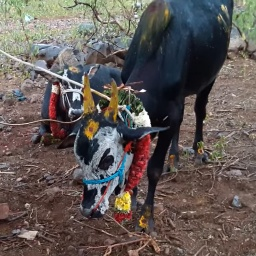
#> input picture Cattle_Resized/Alambadi Cow/14.jpg, 256 x 256 px; its folder holds only this picture in this run
$ jupyter execute --allow-errors 00_data_audit.ipynb   (shell and % lines are left out)
#> lines starting #> are read from the running program, lines starting #| are printed output that depends on the picture
### ml/src/utils/io.py
"""
I/O utilities for loading configs, saving JSONs, and managing paths.
"""

import json
from pathlib import Path
from typing import Any

import yaml


# [51 lines left out: functions load_yaml, merge_configs, load_config, save_json, load_json, not called in this run]


def ensure_dirs(*paths: str | Path) -> None:
    """Create directories if they don't exist."""
    for p in paths:
        Path(p).mkdir(parents=True, exist_ok=True)

### ml/src/data/prepare_dataset.py
"""
Dataset preparation pipeline.
- Validates images (opens each, removes corrupt)
- Performs stratified train/val/test split (70/15/15)
- Generates manifest CSVs and class balance report
"""

import os
import sys
import json
import argparse
from pathlib import Path
from collections import Counter

import pandas as pd
from PIL import Image
from sklearn.model_selection import train_test_split

# Add project root to path
PROJECT_ROOT = Path(__file__).resolve().parents[3]
sys.path.insert(0, str(PROJECT_ROOT))


def validate_images(data_dir: Path, verbose: bool = True) -> tuple[list[dict], list[dict]]:
    """
    Walk through all class folders and validate each image.
    Returns (valid_records, corrupt_records).
    """
    valid_records = []
    corrupt_records = []

    class_dirs = sorted([d for d in data_dir.iterdir() if d.is_dir()])

    for class_dir in class_dirs:
        class_name = class_dir.name
        image_files = sorted([
            f for f in class_dir.iterdir()
            if f.suffix.lower() in {'.jpg', '.jpeg', '.png', '.webp', '.bmp', '.tiff'}
        ])

        for img_path in image_files:
            try:
                with Image.open(img_path) as img:
                    img.verify()
                # Re-open to get actual size (verify closes the file)
                with Image.open(img_path) as img:
                    width, height = img.size
                    mode = img.mode

                valid_records.append({
                    'image_path': str(img_path.relative_to(data_dir)),
                    'class_name': class_name,
                    'width': width,
                    'height': height,
                    'mode': mode,
                    'file_size_kb': round(img_path.stat().st_size / 1024, 1),
                })
            except Exception as e:
                corrupt_records.append({
                    'image_path': str(img_path.relative_to(data_dir)),
                    'class_name': class_name,
                    'error': str(e),
                })
                if verbose:
                    print(f"  [CORRUPT] {img_path}: {e}")

    if verbose:
        print(f"\nValidation complete: {len(valid_records)} valid, {len(corrupt_records)} corrupt")

    return valid_records, corrupt_records


def stratified_split(
    records: list[dict],
    train_ratio: float = 0.70,
    val_ratio: float = 0.15,
    test_ratio: float = 0.15,
    random_seed: int = 42,
) -> tuple[list[dict], list[dict], list[dict]]:
    """
    Perform stratified split into train/val/test sets.
    """
    assert abs(train_ratio + val_ratio + test_ratio - 1.0) < 1e-6, \
        "Ratios must sum to 1.0"

    df = pd.DataFrame(records)
    labels = df['class_name'].values

    # First split: train vs (val+test)
    train_idx, temp_idx = train_test_split(
        range(len(df)),
        test_size=(val_ratio + test_ratio),
        stratify=labels,
        random_state=random_seed,
    )

    # Second split: val vs test
    temp_labels = labels[temp_idx]
    relative_test_ratio = test_ratio / (val_ratio + test_ratio)
    val_idx, test_idx = train_test_split(
        temp_idx,
        test_size=relative_test_ratio,
        stratify=temp_labels,
        random_state=random_seed,
    )

    train_records = [records[i] for i in train_idx]
    val_records = [records[i] for i in val_idx]
    test_records = [records[i] for i in test_idx]

    return train_records, val_records, test_records


# [130 lines left out: functions generate_class_balance_report, save_manifest, main, not called in this run]


# [2 lines that do not run on import are left out]

### ml/src/data/breed_metadata.py
"""
Breed metadata loader and lookup utility.
Reads breed_metadata.csv and provides enriched breed info for inference.
"""

import csv
from pathlib import Path
from typing import Optional


PROJECT_ROOT = Path(__file__).resolve().parents[3]
DEFAULT_METADATA_PATH = PROJECT_ROOT / 'data' / 'breed_metadata.csv'


class BreedMetadataStore:
    """Loads and provides lookup for breed metadata."""

    def __init__(self, csv_path: Optional[str | Path] = None):
        self.csv_path = Path(csv_path) if csv_path else DEFAULT_METADATA_PATH
        self._data: dict[str, dict] = {}
        self._load()

    def _load(self) -> None:
        """Load CSV into an in-memory dict keyed by breed_name."""
        if not self.csv_path.exists():
            raise FileNotFoundError(f"Breed metadata file not found: {self.csv_path}")

        with open(self.csv_path, 'r', encoding='utf-8') as f:
            reader = csv.DictReader(f)
            for row in reader:
                breed_name = row['breed_name'].strip()
                self._data[breed_name] = {
                    'breed_id': int(row['breed_id']),
                    'breed_name': breed_name,
                    'animal_type': row['animal_type'].strip(),
                    'region': row['region'].strip(),
                    'avg_milk_liters_per_day': row['avg_milk_liters_per_day'].strip(),
                    'lifespan_years': row['lifespan_years'].strip(),
                    'primary_use': row['primary_use'].strip(),
                    'coat_color_notes': row['coat_color_notes'].strip(),
                    'horn_notes': row['horn_notes'].strip(),
                    'description': row['description'].strip(),
                    'source_reference': row['source_reference'].strip(),
                }

    def get(self, breed_name: str) -> Optional[dict]:
        """Look up breed info by exact name."""
        return self._data.get(breed_name)

    # [7 lines left out: function search, not called in this run]

    def get_all(self) -> list[dict]:
        """Return all breed records."""
        return list(self._data.values())

    def get_breed_names(self) -> list[str]:
        """Return sorted list of breed names."""
        return sorted(self._data.keys())

    @property
    def num_breeds(self) -> int:
        return len(self._data)

    # [16 lines left out: function get_summary_for_prediction, not called in this run]

### ml/notebooks/00_data_audit.ipynb
# 00 — Data Audit

Explore the Cattle Breed dataset before training:
- Class distribution
- Sample images per breed
- Image size / resolution stats
- Corrupt image check
- Run stratified split and generate manifests

[cell 1]
import sys, os
from pathlib import Path

# Auto-detect project root
PROJECT_ROOT = Path(os.getcwd()).resolve()
if 'notebooks' in str(PROJECT_ROOT):
    PROJECT_ROOT = PROJECT_ROOT.parent.parent
sys.path.insert(0, str(PROJECT_ROOT))
print(f'Project root: {PROJECT_ROOT}')

[cell 2]
import numpy as np
import pandas as pd
import matplotlib.pyplot as plt
import seaborn as sns
from PIL import Image
from collections import Counter

plt.style.use('seaborn-v0_8-whitegrid')
sns.set_palette('husl')

## 1. Dataset Overview

[cell 3]
DATA_DIR = PROJECT_ROOT / 'Cattle_Resized'

class_dirs = sorted([d for d in DATA_DIR.iterdir() if d.is_dir()])
print(f'Number of classes: {len(class_dirs)}')
print(f'Class names:')
for d in class_dirs:
    count = len(list(d.glob('*')))
    print(f'  {d.name}: {count} images')

## 2. Class Distribution

[cell 4]
class_counts = {}
for d in class_dirs:
    class_counts[d.name] = len([f for f in d.iterdir() if f.is_file()])

df_counts = pd.DataFrame([
    {'breed': k, 'count': v} for k, v in class_counts.items()
]).sort_values('count', ascending=True)

fig, ax = plt.subplots(figsize=(10, 8))
colors = ['#FF6B6B' if 'Buffalo' in b else '#4ECDC4' for b in df_counts['breed']]
ax.barh(df_counts['breed'], df_counts['count'], color=colors)
ax.set_xlabel('Number of Images')
ax.set_title('Class Distribution', fontsize=14, fontweight='bold')

# Add count labels
for i, (_, row) in enumerate(df_counts.iterrows()):
    ax.text(row['count'] + 1, i, str(row['count']), va='center', fontsize=9)

plt.tight_layout()
plt.savefig(str(PROJECT_ROOT / 'ml' / 'artifacts' / 'figures' / 'class_distribution.png'), dpi=150)
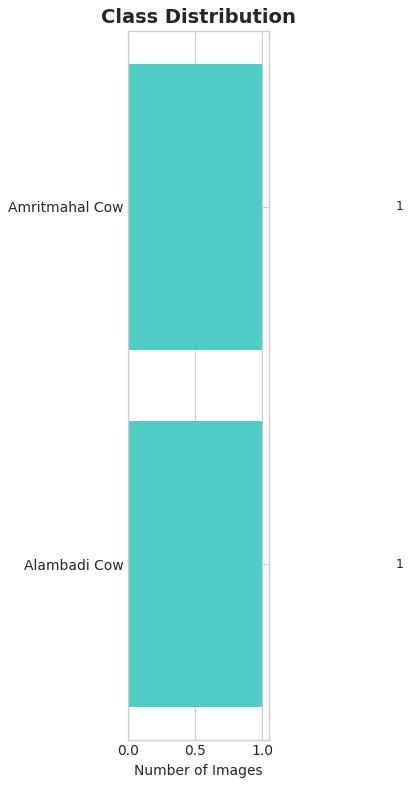
#> figure drawn by matplotlib, 1 panel
plt.show()

print(f'\nTotal images: {sum(class_counts.values())}')
print(f'Min class size: {min(class_counts.values())}')
print(f'Max class size: {max(class_counts.values())}')
print(f'Mean class size: {np.mean(list(class_counts.values())):.1f}')

## 3. Sample Images per Breed

[cell 5]
fig, axes = plt.subplots(6, 5, figsize=(18, 22))
axes = axes.flatten()

for idx, class_dir in enumerate(class_dirs[:30]):
    if idx >= len(axes):
        break
    images = sorted(class_dir.glob('*'))[:1]
    if images:
        img = Image.open(images[0]).convert('RGB')
#> img is the input picture: PIL image 256x256 RGB; mean R, G, B 98.4, 90.2, 86.7
        axes[idx].imshow(img)
    axes[idx].set_title(class_dir.name, fontsize=8, fontweight='bold')
    axes[idx].axis('off')

# Hide unused axes
for idx in range(len(class_dirs), len(axes)):
    axes[idx].axis('off')

plt.suptitle('Sample Image per Breed', fontsize=14, fontweight='bold', y=1.01)
plt.tight_layout()
plt.savefig(str(PROJECT_ROOT / 'ml' / 'artifacts' / 'figures' / 'sample_images.png'), dpi=150, bbox_inches='tight')
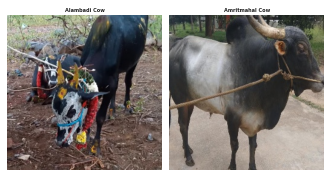
#> figure drawn by matplotlib, 2 panels
plt.show()

## 4. Image Size Statistics

[cell 6]
widths, heights, sizes_kb = [], [], []

for class_dir in class_dirs:
    for img_path in class_dir.iterdir():
        if img_path.suffix.lower() in {'.jpg', '.jpeg', '.png', '.webp'}:
            try:
                with Image.open(img_path) as img:
                    w, h = img.size
#> w = 256; h = 256
                    widths.append(w)
                    heights.append(h)
                    sizes_kb.append(img_path.stat().st_size / 1024)
            except Exception:
                pass

print(f'Total valid images: {len(widths)}')
#| Total valid images: 2
print(f'Width  — min: {min(widths)}, max: {max(widths)}, mean: {np.mean(widths):.0f}')
#| Width  — min: 256, max: 256, mean: 256
print(f'Height — min: {min(heights)}, max: {max(heights)}, mean: {np.mean(heights):.0f}')
#| Height — min: 256, max: 256, mean: 256
print(f'Size   — min: {min(sizes_kb):.1f}KB, max: {max(sizes_kb):.1f}KB, mean: {np.mean(sizes_kb):.1f}KB')

fig, axes = plt.subplots(1, 3, figsize=(15, 4))
axes[0].hist(widths, bins=30, color='#4ECDC4', edgecolor='white')
axes[0].set_title('Width Distribution')
axes[1].hist(heights, bins=30, color='#FF6B6B', edgecolor='white')
axes[1].set_title('Height Distribution')
axes[2].hist(sizes_kb, bins=30, color='#45B7D1', edgecolor='white')
axes[2].set_title('File Size (KB)')
plt.tight_layout()
plt.show()
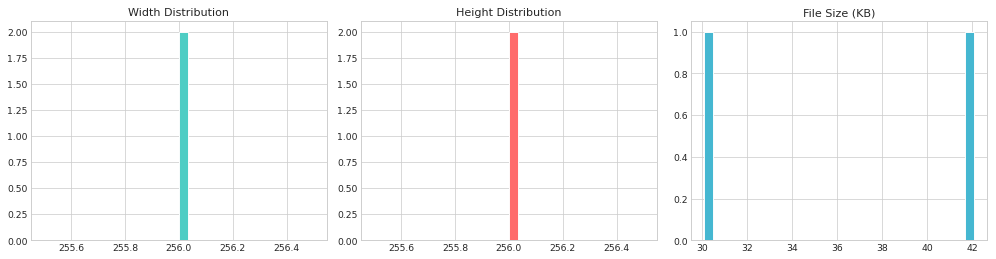
#> figure drawn by matplotlib, 3 panels; panel 1: tallest bar 2 high, from x = 256 to 256; panel 2: tallest bar 2 high, from x = 256 to 256

## 5. Validate & Split Dataset

[cell 7]
from ml.src.data.prepare_dataset import validate_images, stratified_split, \
    generate_class_balance_report, save_manifest
from ml.src.utils.io import ensure_dirs

# Create output directories
manifests_dir = PROJECT_ROOT / 'ml' / 'artifacts' / 'manifests'
reports_dir = PROJECT_ROOT / 'ml' / 'artifacts' / 'reports'
figures_dir = PROJECT_ROOT / 'ml' / 'artifacts' / 'figures'
ensure_dirs(manifests_dir, reports_dir, figures_dir)

# Validate
valid_records, corrupt_records = validate_images(DATA_DIR)
print(f'Valid: {len(valid_records)}, Corrupt: {len(corrupt_records)}')

if corrupt_records:
    print('\nCorrupt files:')
    for r in corrupt_records:
        print(f"  {r['image_path']}: {r['error']}")

#> (a cell that did not finish here is left out)
